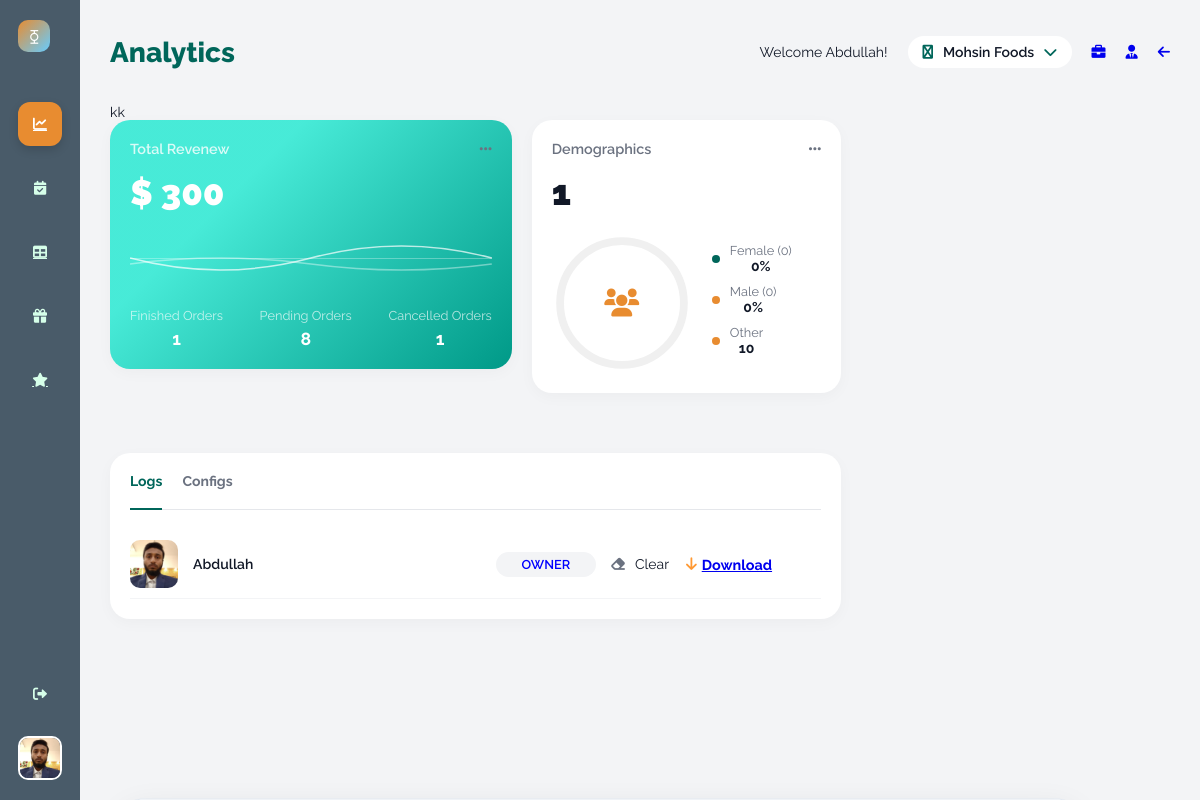
The app's page /business/ (signed in) with its own data.
### UsersHandling/models.py (models this page shows)
class User(AbstractUser):
    email = models.EmailField(unique=True)
    ROLE_CHOICES = [
        ('CUSTOMER', 'Customer'),
        ('OWNER', 'Owner')
    ]
    role = models.CharField(max_length=10, choices=ROLE_CHOICES)
    image = models.ImageField(upload_to='UsersHandling/media/images/', blank=True, null=True)
    date_of_birth = models.DateField(blank=True, null=True)
    phone = models.CharField(max_length=20, blank=True, null=True)
    class Gender(models.TextChoices):
        MALE = 'M', 'Male'
        FEMALE = 'F', 'Female'
        OTHER = 'O', 'Other'
    gender = models.CharField(
        max_length=1,
        choices=Gender.choices,
        blank=True,
        null=True
    )

### Restaurants/models.py (models this page shows, shortened)
class Restaurant(models.Model):
    name = models.CharField(max_length=100)
    title = models.CharField(max_length=100)
    image = models.ImageField(upload_to='Restaurants/media/images/', blank=True, null=True)
    about_restaurant = models.TextField(blank=True, null=True)
    seating_types = models.ManyToManyField(SeatingType, blank=True)
    created_at = models.DateTimeField(auto_now_add=True)
    fb_link = models.URLField(blank=True, null=True)
    website_link = models.URLField(blank=True, null=True)
    has_top_offers = models.BooleanField(default=False)
    default_opening_hour = models.TimeField(default="18:00")  # 6 PM
    default_closing_hour = models.TimeField(default="01:00")  # 1 AM
    slot_duration_minutes = models.PositiveIntegerField(default=60)
    allow_advance_booking_days = models.PositiveIntegerField(default=60)
    cool_down = models.PositiveIntegerField(default=30)
    city = models.CharField(max_length=50)
    address = models.CharField(max_length=255, blank=True, null=True)
    phone_number = models.CharField(max_length=20, blank=True, null=True)
    is_approved = models.BooleanField(default=False)

### Restaurants/views.py (the view)
# urls.py: path("", views.analytics, name="analytics"),
def analytics(request):
    if RestaurantStaff.objects.filter(user=request.user).first().role != "OWNER":
        print("Not an owner, redirecting...")
        return redirect("/business/staff-management/")
    restaurants = Restaurant.objects.filter(
        restaurantstaff__in=RestaurantStaff.objects.filter(user=request.user)
    ).distinct()
    restaurant_id = request.session.get("selected_restaurant_id")
    context = getAnalytics(restaurant_id)
    context["restaurants"] = restaurants
    restaurant_staff = get_current_restaurant_staff(restaurant_id)
    context["all_staff"] = restaurant_staff
    return render(request, "Restaurants/analytics.html", context)

### Core/templatetags/auth_tags.py (called while the page is built)
@register.filter
def is_owner(user):
    return RestaurantStaff.objects.filter(
        user=user,
        role='OWNER'
    ).exists()

### Restaurants/Services.py (called while the page is built)
def isStaff(user):
    return RestaurantStaff.objects.filter(
        user=user,
        role="STAFF"
    ).exists()

### UsersHandling/services.py (called while the page is built)
def get_current_restaurant_staff(restaurant_id):
    return RestaurantStaff.objects.filter(
        restaurant_id=restaurant_id,
        role='STAFF'
    ).select_related('user')

### Restaurants/templates/Restaurants/analytics.html (shortened to what this page needs)
{% extends "Restaurants/base.html" %}
{% load static %}
{% load auth_tags %}
{% block name %} Analytics {% endblock %}
{% block styles %}
<link rel="stylesheet" href="{% static 'Restaurants/css/analytics.css' %}">
{% endblock %}
{% block content %}
<div class="main-grid">
    <div class="card total-likes-card">
        <div class="card-header">
            <span class="card-title">Total Revenew</span>
            <i class="fas fa-ellipsis-h card-options"></i>
        </div>
        <div class="total-likes-value">$ {{revenue}} </div>
        <div class="total-likes-chart">
            <div class="likes-line"></div>
            <svg viewBox="0 0 100 20" class="wave-svg" preserveAspectRatio="none">
                <path d="M0,10 Q25,18 50,10 T100,10" stroke="rgba(255,255,255,0.7)" stroke-width="0.5" fill="none" />
                <path d="M0,12 Q25,8 50,12 T100,12" stroke="rgba(255,255,255,0.4)" stroke-width="0.5" fill="none" />
            </svg>
        </div>
        <div class="demographics">
            <div class="demographic-item">
                <div class="demo-label">Finished Orders</div>
                <div class="demo-value">{{stats.finished_count}}</div>
            </div>
            <div class="demographic-item">
                <div class="demo-label">Pending Orders</div>
                <div class="demo-value">{{stats.pending_count}}</div>
            </div>
            <div class="demographic-item">
                <div class="demo-label">Cancelled Orders</div>
                <div class="demo-value">{{stats.cancelled_count}}</div>
            </div>
        </div>
    </div>
    <div class="card pending-messages-card">
        <div class="card-header">
            <span class="card-title">Demographics</span>
            <i class="fas fa-ellipsis-h card-options"></i>
        </div>
        <div class="card-large-value">{{ total_customers }}</div>
        <div class="demographics">
            <div class="demographic-item">
                <div class="circular-chart-container">
                    <svg viewBox="0 0 36 36" class="circular-chart teal">
                        <path class="circle-bg" stroke="#f0f0f0" stroke-width="2" fill="none" d="M18 2.0845
                    a 15.9155 15.9155 0 0 1 0 31.831
                    a 15.9155 15.9155 0 0 1 0 -31.831" />
                        <path class="circle" stroke="#10b981" stroke-width="2"
                            stroke-dasharray="{{ female_percent }}, 100" fill="none" d="M18 2.0845
                    a 15.9155 15.9155 0 0 1 0 31.831
                    a 15.9155 15.9155 0 0 1 0 -31.831" />
                    </svg>
                    <div class="ternary-icon"
                        style="position:absolute; top:50%; left:50%; transform:translate(-50%, -50%); color: var(--ternary-color);">
                        <i class="fas fa-users fa-2x"></i>
                    </div>
                </div>
            </div>
            <div class="demographic-item" style="flex-grow:1; margin-left:20px;">
                <div class="pending-messages-list">
                    <div class="message-item">
                        <div class="message-label-group">
                            <div class="message-dot female"></div>
                            <div class="message-info">
                                <div class="label">Female ({{ female_count }})</div>
                                <div class="value">{{ female_percent }}%</div>
                            </div>
                        </div>
                    </div>
                    <div class="message-item">
                        <div class="message-label-group">
                            <div class="message-dot male"></div>
                            <div class="message-info">
                                <div class="label">Male ({{ male_count }})</div>
                                <div class="value">{{ male_percent }}%</div>
                            </div>
                        </div>
                    </div>
                    {% if other_count > 0 %}
                    <div class="message-item">
                        <div class="message-label-group">
                            <div class="message-dot" style="background: var(--ternary-color);"></div>
                            <div class="message-info">
                                <div class="label">Other</div>
                                <div class="value">{{ other_count }}</div>
                            </div>
                        </div>
                    </div>
                    {% endif %}
                </div>
            </div>
        </div>
    </div>
    <div class="card post-activity-section">
        <div class="table-tabs">
            <div class="table-tab active" onclick="switchTab('logs', this)">Logs</div>
            <div class="table-tab" onclick="switchTab('configs', this)">Configs</div>
        </div>
        <div id="tab-logs" class="tab-content">
            <div class="post-table">
                 <div class="post-table-row">
                    <div class="table-img"><img src="{{ CP__OwnerProfile.image.url }}" alt=""></div>
                    <div class="table-post-info-cell">
                        <div class="table-post-title">{{ CP__OwnerProfile}}</div>
                    </div>
                    <div class="table-tag" style="color: blue;">{{ CP__OwnerProfile.role }}</div>
                    {% if request.user|is_owner %}
                    <div class="table-icon-label-group">
                        <i class="fas fa-eraser table-label-icon"></i>
                        <span class="value">Clear</span>
                    </div>
                    {% endif %}
                    <div class="percentage-change change-icon-down">
                        <i class="fas fa-arrow-down"></i>
                        <a href="{% url 'download_logs' %}">Download</a>
                    </div>
                </div>
            </div>
        </div>
    </div>
</div>
</div>
{% endblock %}

### Restaurants/templates/Restaurants/base.html (shortened to what this page needs)
{% load static %}
{% load auth_tags %}
<!DOCTYPE html>
<html lang="en">
<head>
    <link rel="stylesheet" href="https://cdnjs.cloudflare.com/ajax/libs/font-awesome/6.0.0/css/all.min.css">
    <link rel="stylesheet" href="{% static 'Restaurants/css/base.css' %}">
    <link rel="stylesheet" href="{% static 'Restaurants/css/btnpanel.css' %}">
    {% block styles %}
    {% endblock %}
</head>
<body>
    <div class="sidebar">
        <div class="sidebar-top">
            <div class="sidebar-logo">⧲</div>
            <div class="nav-links">
                {% if request.user|is_owner %}
                <a href="/business/" class="nav-item {% if request.path == '/business/' %}active{% endif %}" title="Analytics">
                    <i class="fas fa-chart-line"></i>
                </a>
                {% endif %}
                <a href="/business/reservations" class="nav-item {% if request.path == '/business/reservations' %}active{% endif %}" title="Reservations">
                    <i class="fas fa-calendar-check"></i>
                </a>
                <a href="/business/tables" class="nav-item {% if request.path == '/business/tables' %}active{% endif %}" title="Table Management">
                    <i class="fas fa-table"></i>
                </a>
                <a href="/business/holidays" class="nav-item {% if request.path == '/business/holidays' %}active{% endif %}" title="Holidays">
                    <i class="fas fa-gift"></i>
                </a>
                <a href="/business/reviews" class="nav-item {% if request.path == '/business/reviews' %}active{% endif %}" title="Reviews">
                    <i class="fas fa-star"></i>
                </a>
            </div>
        </div>
        <div class="sidebar-bottom">
            <div class="nav-item" id="dashboard-logout"><i class="fas fa-sign-out-alt"></i></div>
            <div class="profile-pic">
                <img src="{{CP__OwnerProfile.image.url}}" alt="https://via.placeholder.com/40x40.png?text=Profile">
            </div>
        </div>
    </div>
<div class="main-content">
    <div class="header">
        <div class="header-title">
            <h1>{% block name %}{% endblock %}</h1>
        </div>
        <div class="header-controls">
            <p>Welcome {{ CP__OwnerProfile }}!</p>
            {% if request.user|is_owner %}
            <div class="dropdown-wrapper">
                <div class="dropdown-menu" id="business-trigger">
                    <i class="fab fa-briefcase dropdown-icon"></i>
                    <span id="current-business-name" data-current-id="{{ CP__Selected.id }}">
                        {{ CP__Selected.name|default:"Select Restaurant" }}
                    </span>
                    <i class="fas fa-chevron-down dropdown-icon"></i>
                </div>
            </div>
            {% endif %}
            {% if request.user|is_owner %}
            <a href="/business/business-info"><i class="fas fa-briefcase fullscreen-icon c-pointer"></i></a>
            {% endif %}
           <a href="/business/staff-management"><i class="fas fa-user-tie fullscreen-icon c-pointer"></i></a>
            <div class="notification-bell">
                <a href="/"><i class="fas fa-arrow-left"></i></a>
            </div>
        </div>
    </div>
    kk
    {% block content %}
    {% endblock %}
</body>
</html>

### Restaurants/static/Restaurants/css/base.css (style rules this page uses)
:root { --primary-color: hsl(173, 100%, 20%); --secondary-color: hsl(148, 100%, 92%); --ternary-color: hsl(30, 80%, 55%); --bg-color: #f3f4f6; --bg-color-dark: hsl(206, 18%, 35%); --text-color: #111827; --sidebar-bg: var(--bg-color-dark); --sidebar-text: var(--secondary-color); --sidebar-active-tab: var(--ternary-color); --main-bg: var(--bg-color); --header-text: var(--primary-color); --card-bg: white; --main-text: var(--text-color); --sub-text: #6b7280; --gradient-card-pink-start: hsl(173, 80%, 60%); --gradient-card-pink-end: hsl(173, 100%, 30%); --gradient-card-orange: var(--ternary-color); --white: #ffffff; --black: #000000; --pink-light-card: hsl(148, 50%, 85%); --teal-card: hsl(173, 20%, 95%); --red-notification: hsl(30, 100%, 60%); --font-family: 'Raleway', sans-serif; --font-size-base: 14px; }
body { font-family: var(--font-family); background-color: var(--main-bg); color: var(--main-text); margin: 0; display: flex; height: 100vh; overflow: hidden; font-size: var(--font-size-base); }
.sidebar { width: 80px; background-color: var(--sidebar-bg); color: var(--sidebar-text); display: flex; flex-direction: column; align-items: center; padding: 20px 0; justify-content: space-between; }
.sidebar-logo { width: 32px; height: 32px; background: linear-gradient(135deg, var(--ternary-color), hsl(200, 100%, 70%)); border-radius: 10px; display: flex; align-items: center; justify-content: center; font-weight: 900; color: var(--white); margin-bottom: 50px; }
.nav-links { display: flex; flex-direction: column; gap: 20px; }
.nav-item { display: flex; justify-content: center; align-items: center; width: 44px; height: 44px; border-radius: 12px; cursor: pointer; transition: background-color 0.2s; color: var(--sidebar-text); }
.nav-item:hover, .nav-item.active { color: var(--white); }
.nav-item.active { background-color: var(--sidebar-active-tab); box-shadow: 0 4px 10px rgba(0, 0, 0, 0.15); }
.sidebar-bottom { display: flex; flex-direction: column; align-items: center; gap: 20px; }
.notification-bell { position: relative; }
.profile-pic { width: 40px; height: 40px; border-radius: 10px; overflow: hidden; border: 2px solid var(--white); }
.profile-pic img { width: 100%; height: 100%; object-fit: cover; }
.main-content { flex-grow: 1; padding: 30px; overflow-y: auto; }
.header { display: flex; justify-content: space-between; align-items: center; margin-bottom: 30px; }
.header-title h1 { color: var(--header-text); margin: 0; font-weight: 800; }
.header-controls { display: flex; align-items: center; gap: 20px; }
.dropdown-menu { display: flex; align-items: center; gap: 10px; padding: 8px 15px; background-color: var(--white); border-radius: 20px; cursor: pointer; font-weight: 600; }
.dropdown-icon { color: var(--primary-color); }
.dropdown-wrapper { position: relative; display: inline-block; }
.c-pointer { cursor: pointer !important; }
:root { --panel-bg: #ffffff; --panel-border: #e2e8f0; --primary-teal: hsl(173, 100%, 20%); --danger-red: #ef4444; }

### records on screen
User: image (picture), username "Abdullah", role "OWNER"
Restaurant: name "Mohsin Foods"

### other values on screen
{{ revenue }} "300"
{{ stats.finished_count }} "1"
{{ stats.pending_count }} "8"
{{ stats.cancelled_count }} "1"
{{ total_customers }} "1"
{{ female_count }} "0"
{{ female_percent }} "0"
{{ male_count }} "0"
{{ male_percent }} "0"
{{ other_count }} "10"
